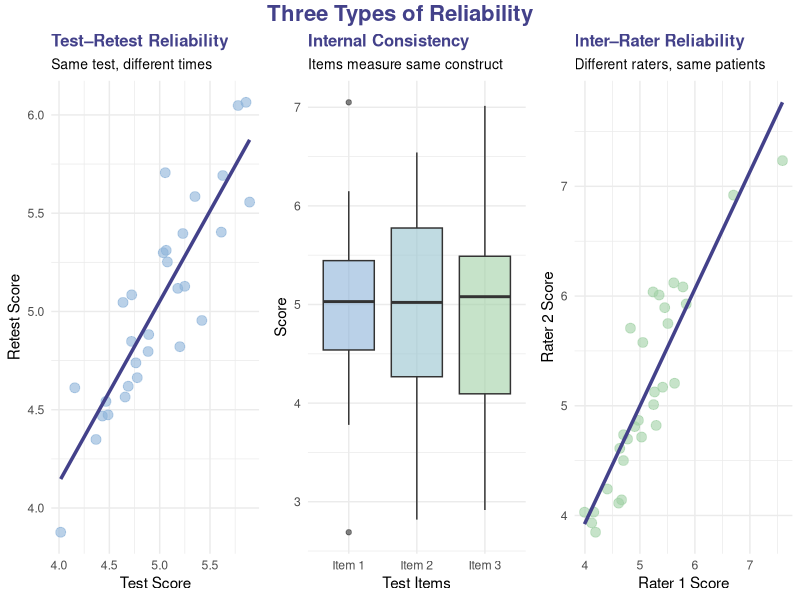
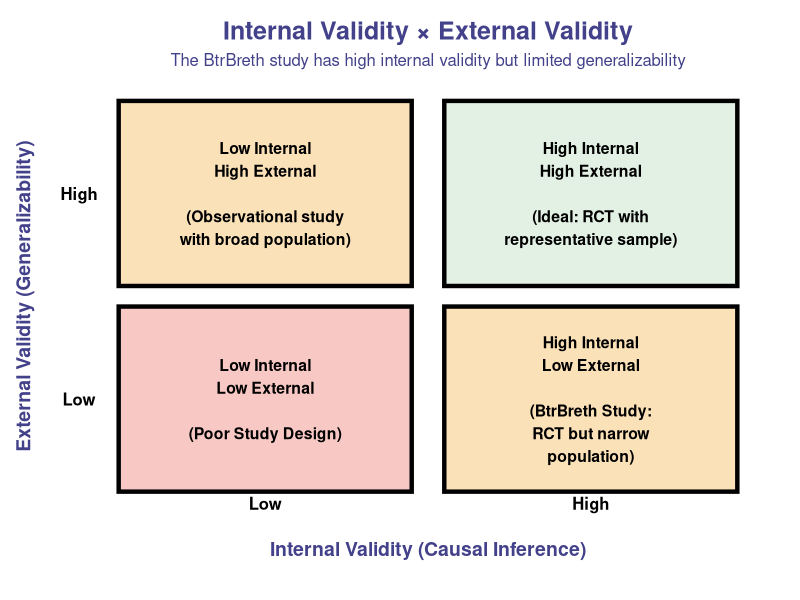
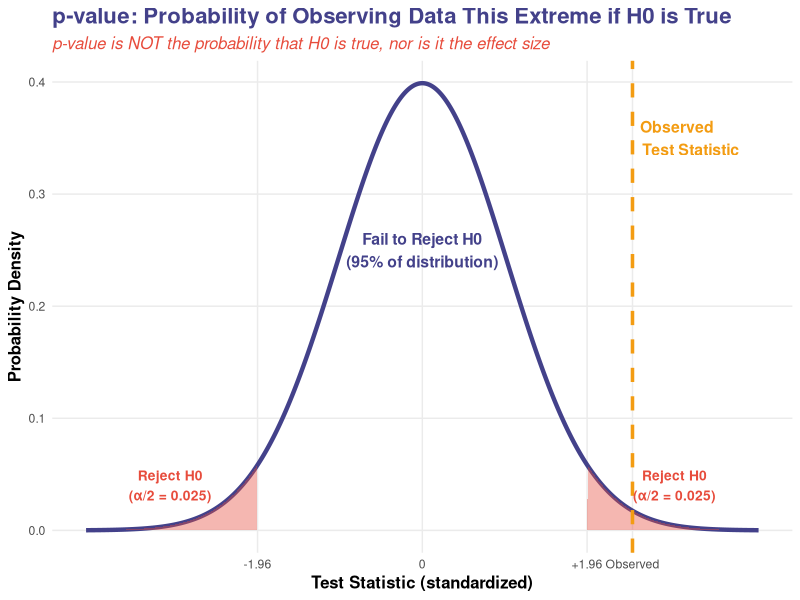
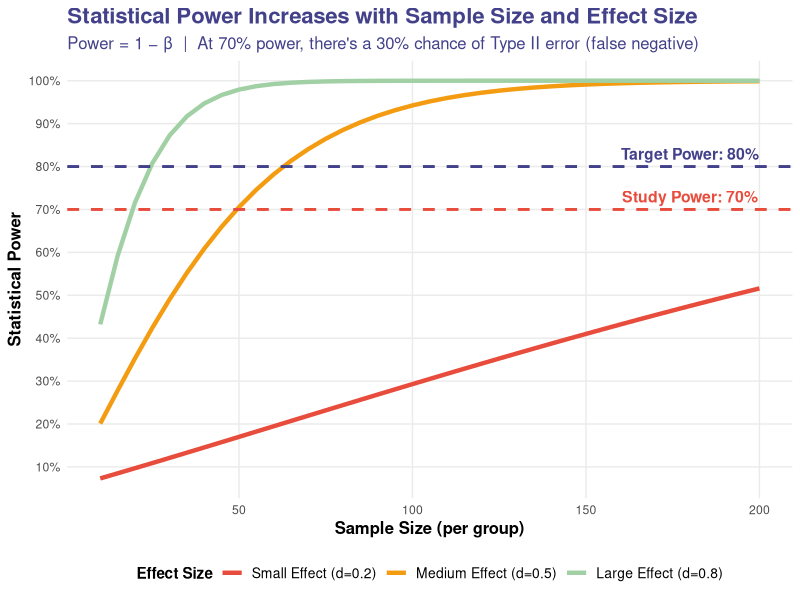
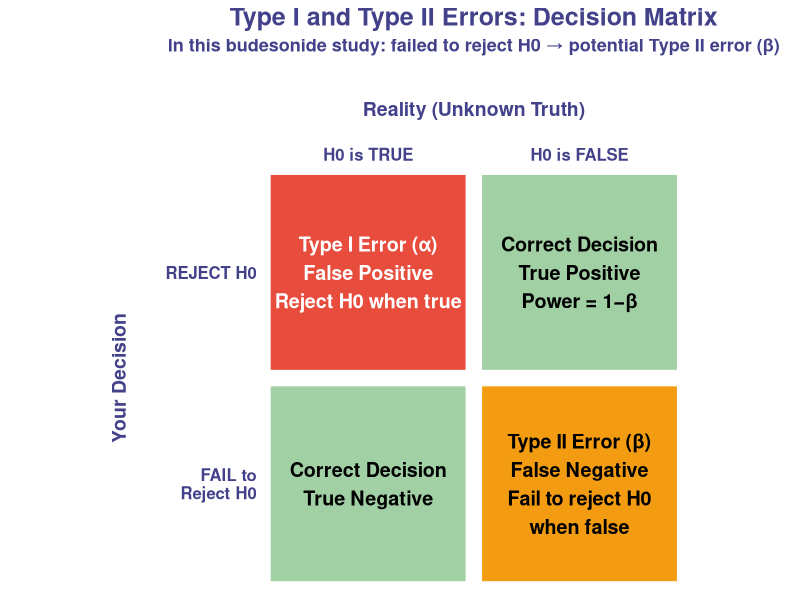
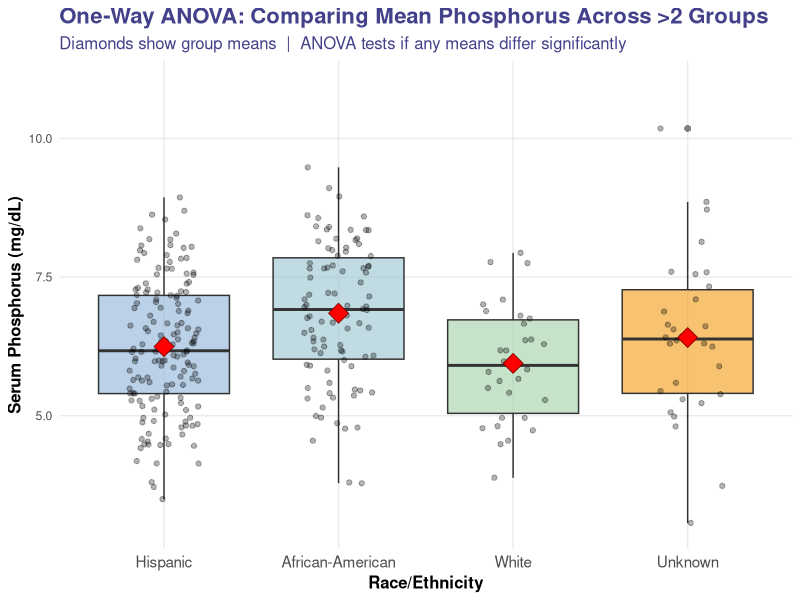
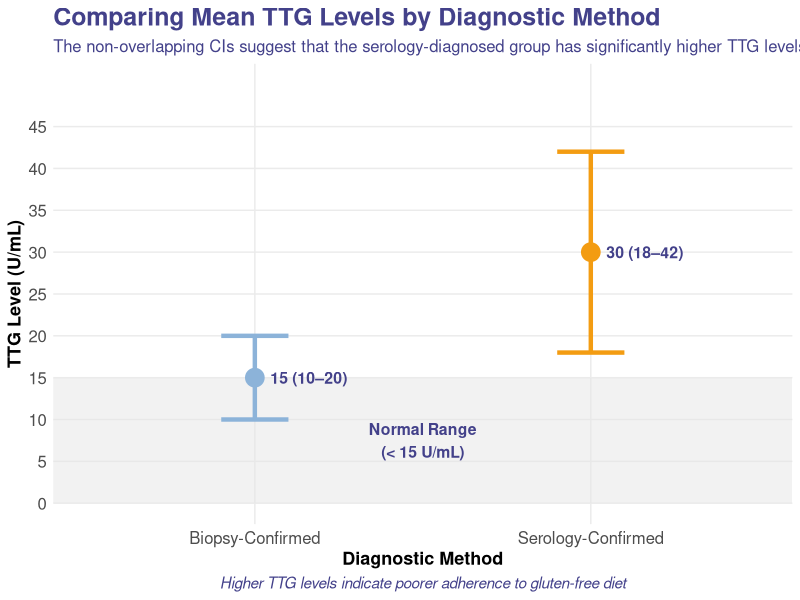
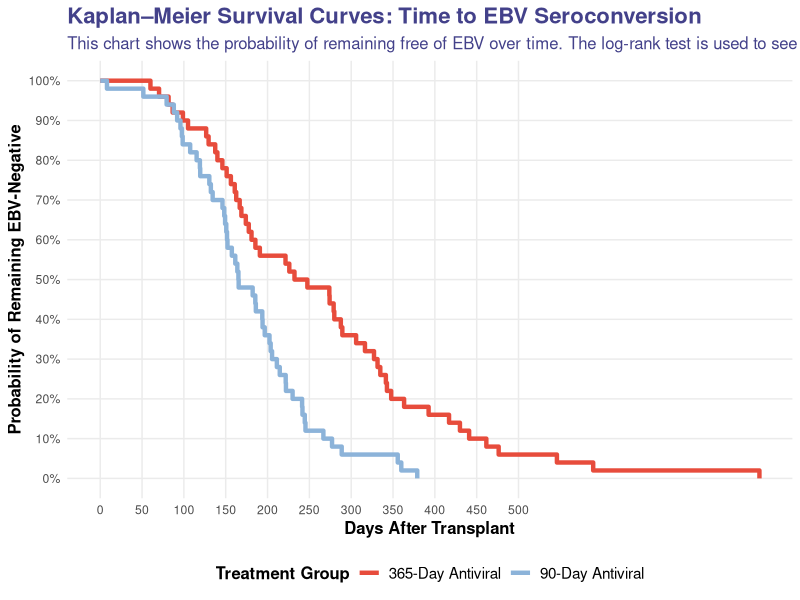

Source code (R) for these figures, in order:
## ---- chunk 1
library(ggplot2)
library(dplyr)
library(tidyr)
library(ggtext)
knitr::opts_chunk$set(echo = FALSE, warning = FALSE, message = FALSE)
## ---- chunk 2
# Create a visual comparison of reliability types
library(ggplot2)
library(gridExtra)
library(grid)

# Create data for visualization
set.seed(123)

# Test-Retest Reliability
test1 <- rnorm(30, mean = 5, sd = 0.5)
retest <- test1 + rnorm(30, mean = 0, sd = 0.3)
df_retest <- data.frame(Test1 = test1, Retest = retest)

# Internal Consistency (Cronbach's alpha concept)
item1 <- rnorm(30, mean = 5, sd = 1)
item2 <- item1 + rnorm(30, mean = 0, sd = 0.5)
item3 <- item1 + rnorm(30, mean = 0, sd = 0.5)
df_internal <- data.frame(
  Item = factor(rep(c("Item 1", "Item 2", "Item 3"), each = 30)),
  Score = c(item1, item2, item3),
  Person = rep(1:30, 3)
)

# Inter-Rater Reliability
rater1 <- rnorm(30, mean = 5, sd = 0.8)
rater2 <- rater1 + rnorm(30, mean = 0, sd = 0.4)
df_interrater <- data.frame(Rater1 = rater1, Rater2 = rater2)

# Plot 1: Test-Retest
p1 <- ggplot(df_retest, aes(x = Test1, y = Retest)) +
  geom_point(color = "#8CB3D9", size = 3, alpha = 0.6) +
  geom_smooth(method = "lm", se = FALSE, color = "#43418A", size = 1.2) +
  labs(title = "Test–Retest Reliability",
       subtitle = "Same test, different times",
       x = "Test Score", y = "Retest Score") +
  theme_minimal() +
  theme(plot.title = element_text(face = "bold", color = "#43418A", size = 12),
        plot.subtitle = element_text(size = 10))

# Plot 2: Internal Consistency
p2 <- ggplot(df_internal, aes(x = Item, y = Score, fill = Item)) +
  geom_boxplot(alpha = 0.6) +
  scale_fill_manual(values = c("#8CB3D9", "#96C3CE", "#A1D0A5")) +
  labs(title = "Internal Consistency",
       subtitle = "Items measure same construct",
       x = "Test Items", y = "Score") +
  theme_minimal() +
  theme(plot.title = element_text(face = "bold", color = "#43418A", size = 12),
        plot.subtitle = element_text(size = 10),
        legend.position = "none")

# Plot 3: Inter-Rater
p3 <- ggplot(df_interrater, aes(x = Rater1, y = Rater2)) +
  geom_point(color = "#A1D0A5", size = 3, alpha = 0.6) +
  geom_smooth(method = "lm", se = FALSE, color = "#43418A", size = 1.2) +
  labs(title = "Inter–Rater Reliability",
       subtitle = "Different raters, same patients",
       x = "Rater 1 Score", y = "Rater 2 Score") +
  theme_minimal() +
  theme(plot.title = element_text(face = "bold", color = "#43418A", size = 12),
        plot.subtitle = element_text(size = 10))

# Combine plots
grid.arrange(p1, p2, p3, ncol = 3,
             top = textGrob("Three Types of Reliability",
                           gp = gpar(fontsize = 16, fontface = "bold", col = "#43418A")))
## ---- chunk 3
# Create a 2x2 matrix showing Internal vs External Validity
library(ggplot2)

# Create quadrant data
quadrants <- data.frame(
  x = c(0.25, 0.75, 0.25, 0.75),
  y = c(0.25, 0.25, 0.75, 0.75),
  label = c(
    "Low Internal\nLow External\n\n(Poor Study Design)",
    "High Internal\nLow External\n\n(BtrBreth Study:\nRCT but narrow\npopulation)",
    "Low Internal\nHigh External\n\n(Observational study\nwith broad population)",
    "High Internal\nHigh External\n\n(Ideal: RCT with\nrepresentative sample)"
  ),
  color = c("#E74C3C", "#F39C12", "#F39C12", "#A1D0A5")
)

ggplot(quadrants, aes(x = x, y = y)) +
  geom_tile(aes(fill = color), width = 0.45, height = 0.45, alpha = 0.3, color = "black", size = 1.5) +
  geom_text(aes(label = label), size = 4, fontface = "bold") +
  scale_fill_identity() +
  scale_x_continuous(limits = c(0, 1), breaks = c(0.25, 0.75), labels = c("Low", "High")) +
  scale_y_continuous(limits = c(0, 1), breaks = c(0.25, 0.75), labels = c("Low", "High")) +
  labs(title = "Internal Validity × External Validity",
       subtitle = "The BtrBreth study has high internal validity but limited generalizability",
       y = "External Validity (Generalizability)",
       x = "Internal Validity (Causal Inference)") +
  theme_void() +
  theme(
    plot.title = element_text(size = 18, face = "bold", color = "#43418A", hjust = 0.5),
    plot.subtitle = element_text(size = 12, color = "#43418A", hjust = 0.5),
    axis.title.x = element_text(size = 14, face = "bold", color = "#43418A", margin = margin(t = 20)),
    axis.title.y = element_text(size = 14, face = "bold", color = "#43418A", angle = 90, margin = margin(r = 20)),
    axis.text.x = element_text(size = 12, face = "bold", margin = margin(t = -20)),
    axis.text.y = element_text(size = 12, face = "bold", margin = margin(r = -20)),
    plot.margin = margin(t = 10, r = 10, b = 30, l = 10, unit = "pt")
  )
## ---- chunk 4
# Visualize what a p-value represents
library(ggplot2)

# Create normal distribution under null hypothesis
x <- seq(-4, 4, length.out = 1000)
y <- dnorm(x)
df <- data.frame(x = x, y = y)

# Critical values for alpha = 0.05 (two-tailed)
critical_value <- qnorm(0.975)

# Create the plot
ggplot(df, aes(x = x, y = y)) +
  # Full distribution
  geom_line(color = "#43418A", size = 1.5) +
  # Shade rejection regions (p < 0.05)
  geom_area(data = subset(df, x < -critical_value),
            aes(x = x, y = y), fill = "#E74C3C", alpha = 0.4) +
  geom_area(data = subset(df, x > critical_value),
            aes(x = x, y = y), fill = "#E74C3C", alpha = 0.4) +
  # Add observed test statistic location
  geom_vline(xintercept = 2.5, linetype = "dashed", color = "#F39C12", size = 1.2) +
  annotate("text", x = 2.5, y = 0.35, label = "Observed\nTest Statistic",
           color = "#F39C12", fontface = "bold", size = 4, hjust = -0.1) +
  # Add labels for rejection regions
  annotate("text", x = -3.0, y = 0.04, label = "Reject H0\n(α/2 = 0.025)",
           color = "#E74C3C", fontface = "bold", size = 3.5) +
  annotate("text", x = +3.0, y = 0.04, label = "Reject H0\n(α/2 = 0.025)",
           color = "#E74C3C", fontface = "bold", size = 3.5) +
  annotate("text", x = 0, y = 0.25, label = "Fail to Reject H0\n(95% of distribution)",
           color = "#43418A", fontface = "bold", size = 4) +
  # Labels
  labs(title = "p-value: Probability of Observing Data This Extreme if H0 is True",
       subtitle = "p-value is NOT the probability that H0 is true, nor is it the effect size",
       x = "Test Statistic (standardized)",
       y = "Probability Density") +
  theme_minimal() +
  theme(
    plot.title = element_text(size = 16, face = "bold", color = "#43418A"),
    plot.subtitle = element_text(size = 12, color = "#E74C3C", face = "italic"),
    axis.title = element_text(size = 12, face = "bold"),
    panel.grid.minor = element_blank()
  ) +
  scale_x_continuous(breaks = c(-critical_value, 0, critical_value, 2.5),
                     labels = c("-1.96", "0", "+1.96", "Observed"))
## ---- chunk 5
# Create power curve visualization
library(ggplot2)

# Sample sizes to test
sample_sizes <- seq(10, 200, by = 5)

# Calculate power for different effect sizes
# Using pwr package concepts (simplified for visualization)
calculate_power <- function(n, effect_size) {
  # Simplified power calculation
  z_alpha <- qnorm(0.975)  # two-tailed alpha = 0.05
  ncp <- effect_size * sqrt(n / 2)
  power <- pnorm(ncp - z_alpha) + pnorm(-ncp - z_alpha)
  return(power)
}

# Different effect sizes
effect_sizes <- c(0.2, 0.5, 0.8)  # Small, Medium, Large (Cohen's d)
power_data <- expand.grid(n = sample_sizes, effect = effect_sizes)
power_data$power <- mapply(calculate_power, power_data$n, power_data$effect)
power_data$effect_label <- factor(power_data$effect,
                                  levels = c(0.2, 0.5, 0.8),
                                  labels = c("Small Effect (d=0.2)",
                                           "Medium Effect (d=0.5)",
                                           "Large Effect (d=0.8)"))

# Create the plot
ggplot(power_data, aes(x = n, y = power, color = effect_label)) +
  geom_line(size = 1.5) +
  geom_hline(yintercept = 0.8, linetype = "dashed", color = "#43418A", size = 1) +
  geom_hline(yintercept = 0.7, linetype = "dashed", color = "#E74C3C", size = 1) +
  annotate("text", x = 180, y = 0.83, label = "Target Power: 80%",
           color = "#43418A", fontface = "bold", size = 4) +
  annotate("text", x = 180, y = 0.73, label = "Study Power: 70%",
           color = "#E74C3C", fontface = "bold", size = 4) +
  scale_color_manual(values = c("#E74C3C", "#F39C12", "#A1D0A5")) +
  labs(title = "Statistical Power Increases with Sample Size and Effect Size",
       subtitle = "Power = 1 − β  |  At 70% power, there's a 30% chance of Type II error (false negative)",
       x = "Sample Size (per group)",
       y = "Statistical Power",
       color = "Effect Size") +
  theme_minimal() +
  theme(
    plot.title = element_text(size = 16, face = "bold", color = "#43418A"),
    plot.subtitle = element_text(size = 12, color = "#43418A"),
    axis.title = element_text(size = 12, face = "bold"),
    legend.position = "bottom",
    legend.title = element_text(face = "bold"),
    legend.text = element_text(size = 10),
    panel.grid.minor = element_blank()
  ) +
  scale_y_continuous(breaks = seq(0, 1, 0.1), labels = scales::percent)
## ---- chunk 6
# Create a decision tree visualization
library(ggplot2)
library(grid)

# Create a 2x2 decision matrix
decision_data <- data.frame(
  x = c(1, 2, 1, 2),
  y = c(2, 2, 1, 1),
  label = c(
    "Type I Error (α)\nFalse Positive\nReject H0 when true",
    "Correct Decision\nTrue Positive\nPower = 1−β",
    "Correct Decision\nTrue Negative",
    "Type II Error (β)\nFalse Negative\nFail to reject H0\nwhen false"
  ),
  fill_color = c("#E74C3C", "#A1D0A5", "#A1D0A5", "#F39C12"),
  text_color = c("white", "black", "black", "black")
)

ggplot(decision_data, aes(x = x, y = y)) +
  geom_tile(aes(fill = fill_color), color = "white", size = 2, width = 0.95, height = 0.95) +
  geom_text(aes(label = label, color = text_color), size = 5, fontface = "bold", lineheight = 1.2) +
  scale_fill_identity() +
  scale_color_identity() +
  scale_x_continuous(breaks = c(1, 2),
                     labels = c("H0 is TRUE", "H0 is FALSE"),
                     position = "top",
                     expand = expansion(mult = 0.02)) +
  scale_y_continuous(breaks = c(1, 2),
                     labels = c("FAIL to\nReject H0", "REJECT H0"),
                     expand = expansion(mult = 0.02)) +
  labs(title = "Type I and Type II Errors: Decision Matrix",
       subtitle = "In this budesonide study: failed to reject H0 → potential Type II error (β)",
       x = "Reality (Unknown Truth)",
       y = "Your Decision") +
  theme_minimal() +
  theme(
    plot.title = element_text(size = 18, face = "bold", color = "#43418A", hjust = 0.5, margin = margin(b = 5)),
    plot.subtitle = element_text(size = 13, color = "#43418A", hjust = 0.5, face = "bold", margin = margin(b = 30)),
    axis.title.x.top = element_text(size = 14, face = "bold", color = "#43418A", margin = margin(b = 20)),
    axis.title.y = element_text(size = 14, face = "bold", color = "#43418A", angle = 90, margin = margin(r = 25)),
    axis.text.x.top = element_text(size = 12, face = "bold", color = "#43418A", vjust = 0),
    axis.text.y = element_text(size = 12, face = "bold", color = "#43418A", hjust = 1),
    panel.grid = element_blank(),
    axis.ticks.length = unit(0, "pt")
  ) +
  coord_fixed()
## ---- chunk 7
# Create simulated phosphorus data by race/ethnicity
set.seed(456)

# Simulate data with slight differences between groups
n_per_group <- c(150, 90, 30, 30)  # Hispanic, African-American, White, Unknown
ethnicities <- rep(c("Hispanic", "African-American", "White", "Unknown"), n_per_group)

# Create phosphorus levels with some group differences
phosphorus <- c(
  rnorm(n_per_group[1], mean = 6.2, sd = 1.2),  # Hispanic
  rnorm(n_per_group[2], mean = 6.8, sd = 1.3),  # African-American
  rnorm(n_per_group[3], mean = 5.9, sd = 1.1),  # White
  rnorm(n_per_group[4], mean = 6.4, sd = 1.4)   # Unknown
)

df_phosphorus <- data.frame(
  Ethnicity = factor(ethnicities, levels = c("Hispanic", "African-American", "White", "Unknown")),
  Phosphorus = phosphorus
)

# Calculate means for annotation
group_means <- df_phosphorus %>%
  group_by(Ethnicity) %>%
  summarize(mean_phos = mean(Phosphorus), .groups = "drop")

# Create the plot
ggplot(df_phosphorus, aes(x = Ethnicity, y = Phosphorus, fill = Ethnicity)) +
  geom_boxplot(alpha = 0.6, outlier.shape = 16, outlier.size = 2) +
  geom_jitter(width = 0.2, alpha = 0.3, size = 1.5) +
  stat_summary(fun = mean, geom = "point", shape = 23, size = 5,
               fill = "red", color = "darkred") +
  scale_fill_manual(values = c("#8CB3D9", "#96C3CE", "#A1D0A5", "#F39C12")) +
  labs(title = "One-Way ANOVA: Comparing Mean Phosphorus Across >2 Groups",
       subtitle = "Diamonds show group means  |  ANOVA tests if any means differ significantly",
       x = "Race/Ethnicity",
       y = "Serum Phosphorus (mg/dL)") +
  theme_minimal() +
  theme(
    plot.title = element_text(size = 16, face = "bold", color = "#43418A"),
    plot.subtitle = element_text(size = 12, color = "#43418A"),
    axis.title = element_text(size = 12, face = "bold"),
    legend.position = "none",
    axis.text.x = element_text(angle = 0, hjust = 0.5, size = 11),
    panel.grid.minor = element_blank()
  ) +
  scale_y_continuous(limits = c(3, 11))
## ---- chunk 8
# Create a visualization for chi-square concept
library(ggplot2)
library(kableExtra)

# Create example 2x2 table
asthma_data <- data.frame(
  Group = c("Action Plan", "No Action Plan", "Total"),
  Readmitted = c("25", "45", "70"),
  Not_Readmitted = c("175", "155", "330"),
  Total = c("200", "200", "400")
)

# Display as table
kable(asthma_data,
      col.names = c("", "Readmitted", "Not Readmitted", "Total"),
      align = c("l", "c", "c", "c")) %>%
  kable_styling(bootstrap_options = c("striped", "hover", "condensed"),
                full_width = FALSE, font_size = 20) %>%
  column_spec(1, bold = TRUE, width = "8em") %>%
  column_spec(2:4, width = "6em") %>%
  row_spec(0, bold = TRUE, color = "white", background = "#43418A") %>%
  row_spec(3, bold = TRUE, background = "#f0f0f0")
## ---- chunk 9
# Visualize confidence intervals
library(ggplot2)

# Create data for both groups
ci_data <- data.frame(
  Group = c("Biopsy-Confirmed", "Serology-Confirmed"),
  Mean = c(15, 30),
  Lower = c(10, 18),
  Upper = c(20, 42),
  Color = c("#8CB3D9", "#F39C12")
)

# Create plot
ggplot(ci_data, aes(x = Group, y = Mean, color = Group)) +
  # Add gray band for normal range (0-15)
  annotate("rect", xmin = -Inf, xmax = Inf, ymin = 0, ymax = 15,
           fill = "gray90", alpha = 0.5) +
  annotate("text", x = 1.5, y = 7.5, label = "Normal Range\n(< 15 U/mL)",
           color = "#43418A", fontface = "bold", size = 4, hjust = 0.5) +
  geom_point(size = 6) +
  geom_errorbar(aes(ymin = Lower, ymax = Upper), width = 0.2, size = 1.5) +
  # Add value labels next to each point
  geom_text(aes(label = paste0(Mean, " (", Lower, "–", Upper, ")")),
            hjust = -0.2, size = 4, fontface = "bold", color = "#43418A",
            show.legend = FALSE) +
  scale_color_manual(values = c("#8CB3D9", "#F39C12")) +
  labs(title = "Comparing Mean TTG Levels by Diagnostic Method",
       subtitle = "The non-overlapping CIs suggest that the serology-diagnosed group has significantly higher TTG levels one year post-diagnosis, implying poorer dietary adherence",
       x = "Diagnostic Method",
       y = "TTG Level (U/mL)",
       caption = "Higher TTG levels indicate poorer adherence to gluten-free diet") +
  theme_minimal() +
  theme(
    plot.title = element_text(size = 18, face = "bold", color = "#43418A"),
    plot.subtitle = element_text(size = 12, color = "#43418A"),
    plot.caption = element_text(size = 11, face = "italic", color = "#43418A", hjust = 0.5),
    axis.title = element_text(size = 13, face = "bold"),
    axis.text = element_text(size = 12),
    legend.position = "none",
    panel.grid.minor = element_blank()
  ) +
  scale_y_continuous(breaks = seq(0, 45, 5), limits = c(0, 50)) +
  scale_x_discrete()
## ---- chunk 10
# Create Kaplan-Meier style survival curves
library(ggplot2)

set.seed(789)

# Simulate time-to-event data for two groups
# 90-day antiviral group - converts earlier
time_90day <- rweibull(50, shape = 2, scale = 180)
# 365-day antiviral group - converts later
time_365day <- rweibull(50, shape = 2, scale = 300)

# Create survival probabilities at different time points
create_km_data <- function(times, group_name) {
  times_sorted <- sort(times)
  n <- length(times_sorted)
  events <- 1:n
  at_risk <- n:1
  survival_prob <- cumprod((at_risk - 1) / at_risk)

  # Add starting point
  df <- data.frame(
    time = c(0, times_sorted),
    survival = c(1, survival_prob),
    group = group_name
  )
  return(df)
}

km_90 <- create_km_data(time_90day, "90-Day Antiviral")
km_365 <- create_km_data(time_365day, "365-Day Antiviral")

km_data <- rbind(km_90, km_365)

# Create the plot
ggplot(km_data, aes(x = time, y = survival, color = group)) +
  geom_step(size = 1.5) +
  scale_color_manual(values = c("#E74C3C", "#8CB3D9")) +
  labs(title = "Kaplan–Meier Survival Curves: Time to EBV Seroconversion",
       subtitle = "This chart shows the probability of remaining free of EBV over time. The log-rank test is used to see if the difference between the two curves is statistically significant.",
       x = "Days After Transplant",
       y = "Probability of Remaining EBV-Negative",
       color = "Treatment Group") +
  theme_minimal() +
  theme(
    plot.title = element_text(size = 16, face = "bold", color = "#43418A"),
    plot.subtitle = element_text(size = 12, color = "#43418A"),
    axis.title = element_text(size = 12, face = "bold"),
    legend.position = "bottom",
    legend.title = element_text(face = "bold", size = 12),
    legend.text = element_text(size = 11),
    panel.grid.minor = element_blank()
  ) +
  scale_y_continuous(labels = scales::percent, breaks = seq(0, 1, 0.1)) +
  scale_x_continuous(breaks = seq(0, 500, 50))
